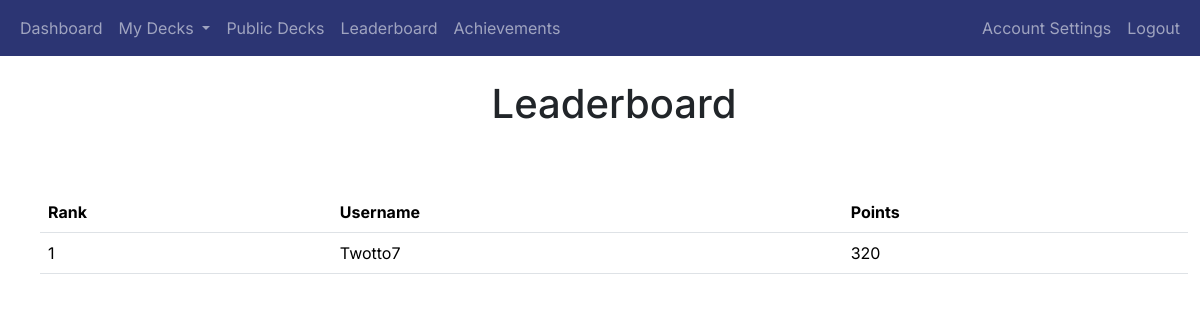
The page /leaderboard (signed in) on the database as committed earlier.
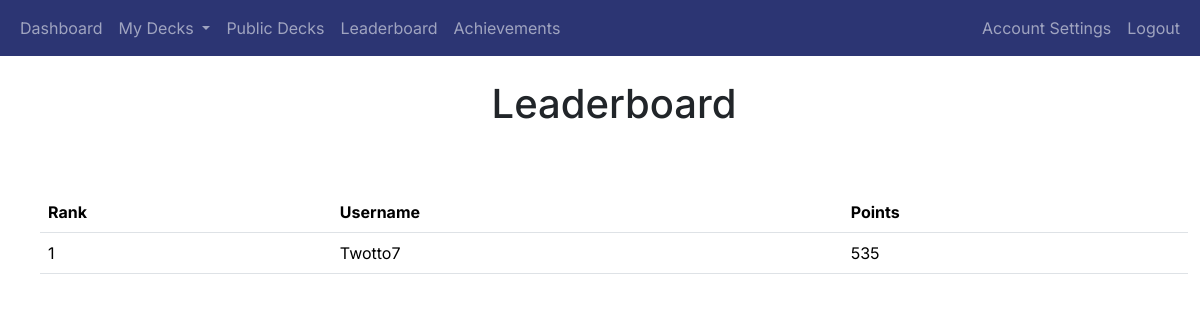
The same page on the database as committed later.
### app/auth/models.py (models this page shows, shortened)
class User(db.Model, UserMixin):
    user_id = db.Column(db.Integer, primary_key=True)
    username = db.Column(db.String(80), unique=True, nullable=False)
    email = db.Column(db.String(120), unique=True, nullable=False)
    password_hash = db.Column(db.String(256), nullable=False)
    points = db.Column(db.Integer, default=0)  # Add points column
    achievements = db.relationship('UserAchievement', back_populates='user', cascade='all, delete-orphan')
    login_events = db.relationship('LoginEvent', backref='user', cascade='all, delete-orphan', lazy=True)
    decks = db.relationship('Deck', backref='user', cascade='all, delete-orphan', lazy=True)

### app/gamification/routes.py (the view)
@gamification_blueprint.route('/leaderboard')
@login_required
def leaderboard():
    users = User.query.order_by(User.points.desc()).limit(10).all()  # Get top 10 users
    return render_template('leaderboard.html', users=users)

### app/__init__.py (called while the page is built)
@login_manager.user_loader
def load_user(user_id):
    return User.query.get(int(user_id))

### app/gamification/templates/leaderboard.html (shortened to what this page needs)
{% extends "base.html" %}
{% block heading %}Leaderboard{% endblock %}
{% block content %}
<div class="container">
    <table class="table mt-4">
        <thead>
            <tr>
                <th>Rank</th>
                <th>Username</th>
                <th>Points</th>
            </tr>
        </thead>
        <tbody>
            {% for user in users %}
            <tr>
                <td>{{ loop.index }}</td>
                <td>{{ user.username }}</td>
                <td>{{ user.points }}</td>
            </tr>
            {% endfor %}
        </tbody>
    </table>
</div>
{% endblock %}

Rows that differ between the two databases and show on the page:
changed User "Twotto7": points "320" → "535"
